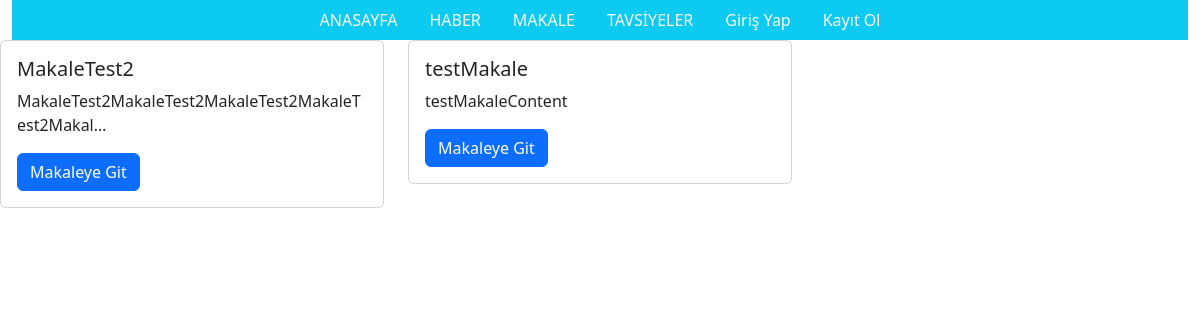
/makale/, run on the app's committed database.
### api/models.py (models this page shows, shortened)
class Post(models.Model):
    category_title = models.ForeignKey(Category, on_delete=models.CASCADE)
    title = models.CharField(max_length=255)
    content = models.TextField()
    author = models.ForeignKey(User, on_delete=models.CASCADE)
    created_at = models.DateTimeField(auto_now_add=True)

### api/views.py (the view)
# urls.py: path("makale/", views.makale, name="makale"),
def makale(request):
    makale_category = Category.objects.filter(category_title="Makale").first()
    makale_posts = Post.objects.filter(category_title=makale_category).order_by(
        "-created_at"
    )
    return render(request, "makale.html", locals())

### templates/makale.html (shortened to what this page needs)
<!DOCTYPE html>
<html>
<head>
    {% load bootstrap5 %}
    {% bootstrap_css %}
</head>
<body>
    <div class="container-fluid">
        <ul class="nav bg-info d-flex justify-content-center">
            <li class="nav-item">
                <a class="nav-link link-light" href="/">ANASAYFA</a>
            </li>
            <li class="nav-item">
                <a class="nav-link link-light" href="{% url 'haber' %}">HABER</a>
            </li>
            <li class="nav-item">
                <a class="nav-link link-light" href="{% url 'makale' %}">MAKALE</a>
            </li>
            <li class="nav-item">
                <a class="nav-link link-light" href="{% url 'tavsiyeler' %}">TAVSİYELER</a>
            </li>
            {% if user.is_authenticated %}
            <li class="nav-item">
                <a class="nav-link link-light" href="{% url 'profil' %}">
                    <i class="fa fa-sign-out"></i> Profilim
                </a>
            </li>
            <li class="nav-item">
                <a class="nav-link link-light" href="{% url 'logout' %}">
                    <i class="fa fa-sign-out"></i> Çıkış Yap
                </a>
            </li>
            {% else %}
            <li class="nav-item">
                <a class="nav-link link-light" href="{% url 'login' %}">
                     Giriş Yap
                </a>
            </li>
            <li class="nav-item">
                <a class="nav-link link-light" href="{% url 'register' %}">
                     Kayıt Ol
                </a>
            </li>
            {% endif %}
        </ul>
    </div>
    <div class="row">
        {% for post in makale_posts %}
        <div class="col-sm-4 mb-4">
          <div class="card">
            <div class="card-body">
              <h5 class="card-title">{{ post.title }}</h5>
              <p class="card-text">{{ post.content|truncatechars:50 }}</p>
              <a href="{% url 'post_detail' pk=post.pk %}" class="btn btn-primary">Makaleye Git</a>
            </div>
          </div>
        </div>
        {% endfor %}
      </div>
</body>
</html>

### data on the page
Post: title "MakaleTest2", content "MakaleTest2MakaleTest2MakaleTest2MakaleTest2Makal…"
Post: title "testMakale", content "testMakaleContent"
